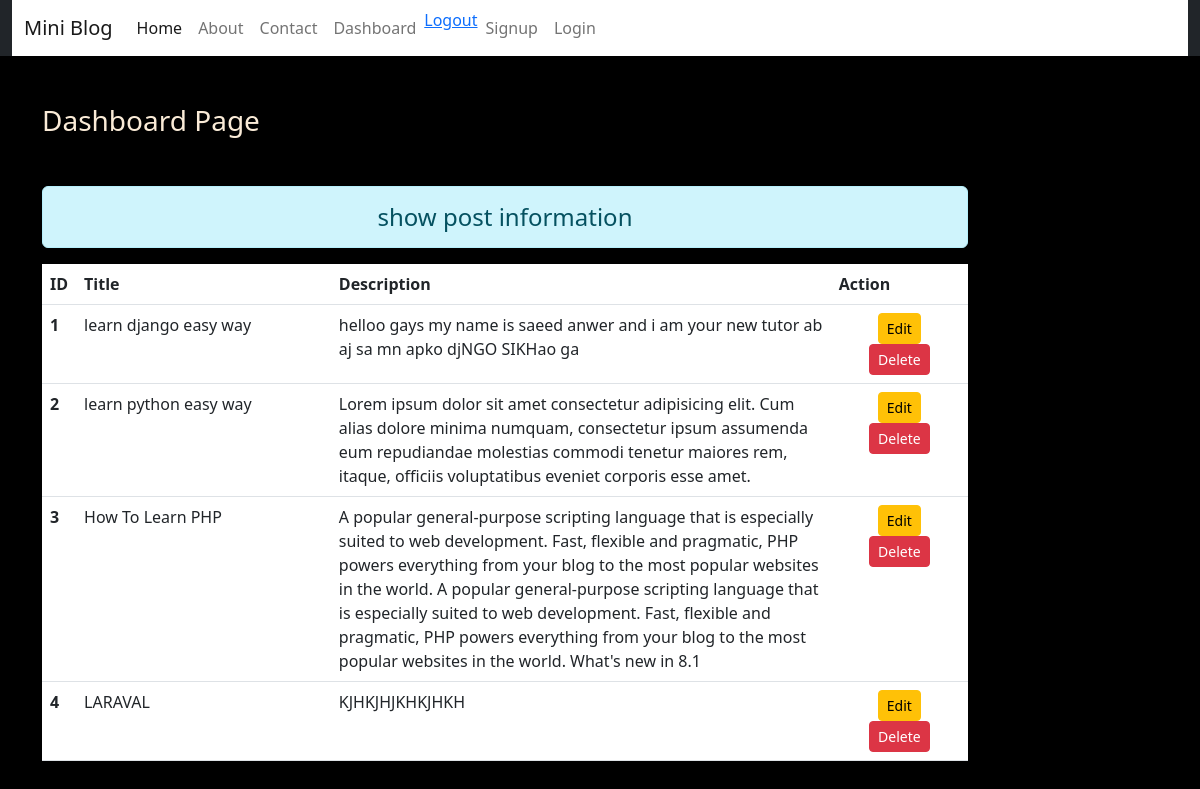
/dashboard/ (signed in), run on the app's committed database.
### blog/models.py (models this page shows)
class Post(models.Model):
    title=models.CharField(max_length=150)
    decs=models.TextField()

### blog/views.py (the view)
# urls.py: path('dashboard/', views.dashboard, name='dashboard'),
def dashboard(request):
    if request.user.is_authenticated:
     posts = Post.objects.all()
     return render(request, 'blog/dashboard.html', {'posts':posts, })
    else:
        return HttpResponseRedirect('/login/')

### blog/templates/blog/dashboard.html (shortened to what this page needs)
{% extends 'blog/base.html'%}
{% load static%}
{% block content %}
<div class="col-sm-10">
    <h3 class="text-grey my-5">Dashboard Page</h3>
    <h4 class="text-center alert alert-info mt-3">show post information</h4>
     {% if posts %}
    <table class="table table-hover bg-white">
        <thead>
          <tr>
            <th scope="col" style="width:2%">ID</th>
            <th scope="col" style="width:28%">Title</th>
            <th scope="col" style="width:55%">Description</th>
            <th scope="col" style="width:15%">Action</th>
          </tr>
        </thead>
        <tbody>
            {% for post in posts %}
          <tr>
            <th scope="row">{{post.id}}</th>
            <td>{{post.title}}</td>
            <td>{{post.decs}}</td>
            <td class="text-center">
            <a href="#" class="btn btn-warning btn-sm">Edit</a>
            <form action="" method="post" class="de-inline">
                <input type="submit" class="btn btn-danger btn-sm" value="Delete">
            </form>
            </td>
        </tr>
        {% endfor %}
        </tbody>
      </table>
    {% else %}
    <h4 class="text-center alert alert-info mt-3">no records</h4>
    {% endif %}
</div>
{% endblock content %}

### blog/templates/blog/base.html (shortened to what this page needs)
<!DOCTYPE html>
{% load static %}
<html lang="en">
<head>
    <link rel="stylesheet" href="{% static 'blog/css/bootstrap.css' %}">
    <link rel="stylesheet" href="{% static 'blog/css/style.css' %}">
</head>
<body>
<div class="container-fluid bg-dark">
{% include 'blog/navbar.html' %}
</div>
<div class="container">
    <div class="row">
      {% block content %}
      {% endblock content %}
    </div>
</div>
</body>
</html>

### blog/templates/blog/navbar.html (shortened to what this page needs)
<nav class="navbar navbar-expand-lg bg-white">
    <div class="container-fluid">
      <a class="navbar-brand" href="#">Mini Blog</a>
      <div class="collapse navbar-collapse" id="navbarNavAltMarkup">
        <div class="navbar-nav">
          <a class="nav-link active" aria-current="page" href="/">Home</a>
          <a class="nav-link" href="{% url 'about' %}">About</a>
          <a class="nav-link" href="{% url 'contact' %}">Contact</a>
          <a class="nav-link" href="{% url 'dashboard' %}">Dashboard</a>
          <a class="nav-linkd" href="{% url 'logout' %}">Logout</a>
          <a class="nav-link" href="{% url 'signup' %}">Signup</a>
          <a class="nav-link" href="{% url 'login' %}">Login</a>
        </div>
      </div>
    </div>
  </nav>

### blog/static/blog/css/style.css (style rules this page uses)
body { background-color: black; color: antiquewhite; }

### data on the page
Post: id "1", title "learn django easy way", decs "helloo gays my name is saeed anwer and i am your new tutor ab aj sa mn apko djNGO SIKHao ga"
Post: id "2", title "learn python easy way", decs "Lorem ipsum dolor sit amet consectetur adipisicing elit. Cum alias dolore minima numquam, consectetur ipsum assumenda eum repudiandae molestias commodi tenetur maiores rem, itaque, officiis voluptatibus eveniet corporis esse amet."
Post: id "3", title "How To Learn PHP", decs "A popular general-purpose scripting language that is especially suited to web development. Fast, flexible and pragmatic, PHP powers everything from your blog to the most popular websites in the world. A popular general-purpose scripting language that is especially suited to web development. Fast, flexible and pragmatic, PHP powers everything from your blog to the most popular websites in the world. What's new in 8.1"
Post: id "4", title "LARAVAL", decs "KJHKJHJKHKJHKH"
